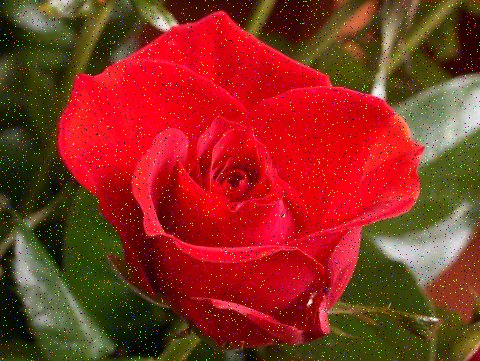
#> input picture ImageFiltering/data/salt_noise.jpg, 480 x 361 px
$ jupyter execute --allow-errors ImageFiltering.ipynb
#> lines starting #> are read from the running program, lines starting #| are printed output that depends on the picture
## Import package

[cell 1]
import cv2
import numpy as np
import matplotlib.pyplot as plt
from PIL import Image, ImageFilter
plt.rcParams["figure.figsize"] = (20, 20)

## Lọc trung bình (Arithmetic Mean Filtered)

[cell 2]
img = cv2.imread("../data/salt_noise.jpg")
#> img is the input picture: shape (361, 480, 3); mean B, G, R 32.9, 47.5, 138.6

#> (a cell that did not finish here is left out)

#> (a cell that did not finish here is left out)

## Gaussian

[cell 5]
gaussian_noise = cv2.imread("../data/Gaussian-Noise.jpg")
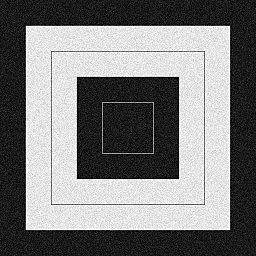
#> input picture ImageFiltering/data/Gaussian-Noise.jpg, 256 x 256 px
#> gaussian_noise is the input picture: shape (256, 256, 3); min 0, max 255, mean 122.3
gaussian_img = cv2.GaussianBlur(gaussian_noise,(5,5),0)
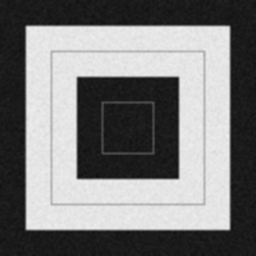
#> gaussian_img: shape (256, 256, 3); min 15, max 240, mean 122.3

[cell 6]
plt.subplot(121),plt.imshow(cv2.cvtColor(gaussian_noise, cv2.COLOR_BGR2RGB)),plt.title('Gaussian Noise')
plt.subplot(122),plt.imshow(cv2.cvtColor(gaussian_img, cv2.COLOR_BGR2RGB)),plt.title('Gaussian Filtered')
plt.show()
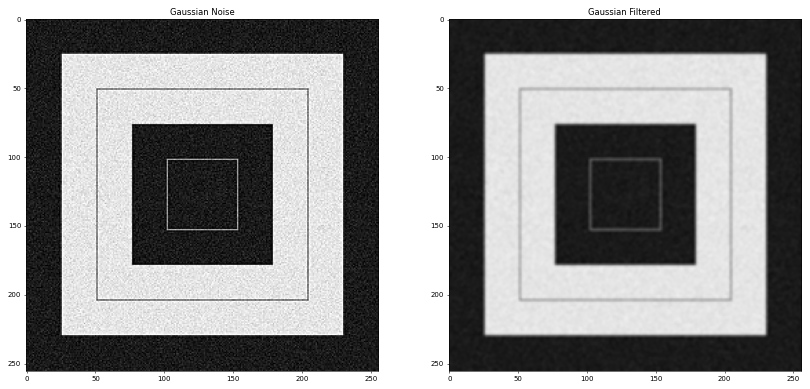
#> figure drawn by matplotlib, 2 panels

## Lọc trung vị (Median Filter)

[cell 7]
median_img = cv2.medianBlur(img, 5)
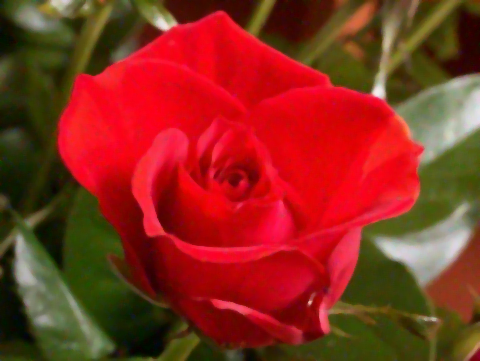
#> median_img: shape (361, 480, 3); mean B, G, R 29.6, 44.7, 138.2
plt.subplot(121),plt.imshow(cv2.cvtColor(img, cv2.COLOR_BGR2RGB)),plt.title('Salt and Pepper Noise')
plt.subplot(122),plt.imshow(cv2.cvtColor(median_img, cv2.COLOR_BGR2RGB)),plt.title('Median Filtered')
plt.show()
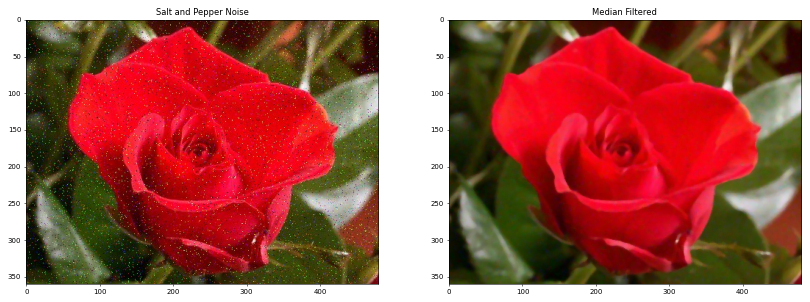
#> figure drawn by matplotlib, 2 panels
